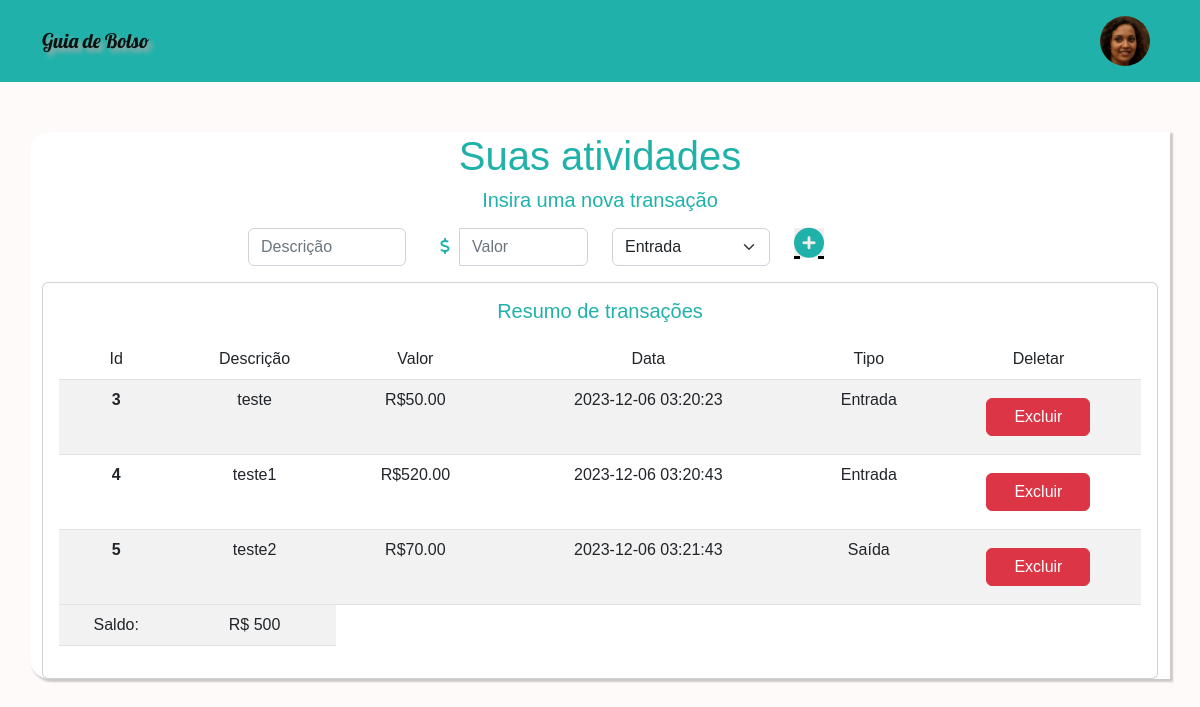
The page /transacoes.php (signed in) on the database its author committed.
### tables this page shows
CREATE TABLE `transacoes` (
  `Id` int(11) NOT NULL,
  `Descricao` varchar(100) NOT NULL,
  `Valor` double(10,2) NOT NULL,
  `Tipo_Transacao` int(11) NOT NULL,
  `Exibe` tinyint(4) NOT NULL DEFAULT 1,
  `Data` timestamp NOT NULL DEFAULT current_timestamp(),
  `Id_Usuario` int(11) DEFAULT NULL
);

CREATE TABLE `tipo_transacao` (
  `Id` int(11) NOT NULL,
  `Descricao` varchar(100) NOT NULL
);

### transacoes.php (the view, shortened to what this page needs)
<?php
$nome = $_SESSION["Nome"];
$id = $_SESSION["Id"];
$db = require_once("./scripts/dbConnection.php");
$query = "SELECT (Select SUM(Valor) from Transacoes WHERE Tipo_Transacao = 1 AND Id_Usuario = $id) as Entradas, (Select SUM(Valor) from Transacoes WHERE Tipo_Transacao = 2 AND Id_Usuario = $id) as Saidas,
t.Id,
t.Descricao,
t.Data,
t.Valor,
tt.Descricao as Tipo
FROM
Transacoes t
LEFT JOIN Tipo_Transacao tt on(tt.Id = t.Tipo_Transacao)
WHERE Id_Usuario = $id
AND Exibe = 1;";
$transacoes = mysqli_fetch_all($db->query($query), 1);
?>
<!DOCTYPE html>
<html lang="ptbr">
<head>
    <link href="libs/fontawesome-free-6.5.1-web/css/fontawesome.css" rel="stylesheet">
    <link href="libs/fontawesome-free-6.5.1-web/css/brands.css" rel="stylesheet">
    <link href="libs/fontawesome-free-6.5.1-web/css/solid.css" rel="stylesheet">
    <link rel="stylesheet" href="css/estilo.css">
    <link rel="stylesheet" href="./libs/bootstrap/css/bootstrap.min.css" />
    <link rel="stylesheet" href="https://cdn.jsdelivr.net/npm/bootstrap-icons@1.8.2/font/bootstrap-icons.css" />
</head>
<body class="logado">
    <nav class="navbar navbar-expand-lg " aria-label="Eighth navbar example">
        <div class="container">
            <a class="navbar-brand" href="#">Guia de Bolso</a>
            <div class="navbar-nav ml-auto">
                <div class="nav-item dropdown show">
                    <a href="#" data-toggle="dropdown" class="nav-link  user-action" aria-expanded="true"><img src="./img/user.jfif" class="text-light" alt="Avatar"> <?php echo $nome ?></a>
                </div>
            </div>
        </div>
    </nav>
    <div class="container recepcao">
        <header>
            <h1 class="text-center">Suas atividades</h1>
        </header>
        <form method="POST" action="./scripts/novatransacao.php">
            <div class="" style="width: 100%; margin-bottom:8px ;">
                <div class="">
                    <h5 class="card-title">Insira uma nova transação</h5>
                    <p class="card-text">
                    <div class="row">
                        <div class="col">
                            <input class="form-control" required id="descricao" name="descricao" type="text" placeholder="Descrição">
                        </div>
                        <div class="col">
                            <div class="input-group">
                                <i class="fa-solid fa-dollar-sign"></i>
                                <input class="form-control" required id="valor" name="valor" type="number" step="0.01" placeholder="Valor">
                            </div>
                        </div>
                        <div class="col">
                            <select class="form-select" name="tipo" id="tipo" required>
                                <option value="1">Entrada</option>
                            </select>
                        </div>
                        <div class="col">
                            <button class="btn-plus btn-link p-0" type="submit">
                                <i class="fa-solid fa-circle-plus" ></i>
                            </button>
                        </div>
                    </div>
                    </p>
                </div>
            </div>
        </form>
        <?php
        if (!$transacoes) {
            echo "
        <p>
        Nenhuma Transação cadastrada!
        </p>";
        } else {
            echo "
            <div class='card' style='width: 100%;'>
        <div class='card-body'>
            <h5 class='card-title'>Resumo de transações </h5>
            <p class='card-text'>
        <table class='table  table-striped'>
            <thead>
                <tr>
                    <td>Id</id>
                    <td>Descrição</td>
                    <td>Valor</td>
                    <td>Data</td>
                    <td>Tipo</td>
                    <td>Deletar</td>
                </tr>
            </thead>
            <tbody>";
            foreach ($transacoes as $transacao) {
                echo "
                        <tr>
                        <th scrope='row'>$transacao[Id]</th>
                        <td>$transacao[Descricao]</td>
                        <td>R$$transacao[Valor]</td>
                        <td>$transacao[Data]</td>
                        <td>$transacao[Tipo]</td>
                        <td><input type='button' class='btn btn-danger' value='Excluir' onclick='teste($transacao[Id])'/></td>
                        </tr>
                        ";
            }
            echo "</tbody>";
            $saldo = floatval($transacao['Entradas'] - $transacao['Saidas']);
            echo
            "<tfooter>
                    <tr>
                    <td>Saldo:</td>
                    <td>R$ $saldo</td>
                    </tr>
                    </tfooter>
                    </p>
                </div>
                </div>
                    ";
        }
        ?>
    </div>
</body>
</html>

### css/estilo.css (style rules this page uses)
* { margin: 0px; padding: 0px; }
body { height: 100vh; font-family: Arial, Helvetica, sans-serif; background: #fffafa; display: flex; justify-content: center; align-items: center; }
.logado { height: auto; width: 100%; font-family: Arial, Helvetica, sans-serif; background: #fffafa; display: flex; flex-direction: column; }
.recepcao { display: flex; height: 100%; flex-direction: column; justify-content: center; align-items: center; width: 70%; margin: auto; text-align: center; border-radius: 20px 0px 0px 20px; color: lightseagreen; background-color: #ffffff; box-shadow: 2px 2px 2px 1px rgba(0, 0, 0, 0.2); }
.navbar { background-color: lightseagreen; width: 100%; margin-bottom: 50px; }
.navbar-brand { font-family: 'Lobster', serif; text-shadow: 4px 4px 4px #aaa; font-size: 10em; }
.card { justify-content: flex-start; }
.text-light { width: 50px; height: 50px; border-radius: 100px; }
img { width: 18em; align-self: center; image-orientation: from-image; }
.col { padding: 0; align-self:stretch; }
.btn { text-align: center; align-self: center; width: 55%; margin: 10px; background-color: lightseagreen; border: 0; }
.btn-plus { border: 0; margin: 0; padding: 0; display: flex; }
.fa-circle-plus { font-size: 30px; }
.fa-solid { color: lightseagreen; }
.fa-dollar-sign { padding: 10px; }

### rows shown on the page
transacoes: Id "3", Descricao "teste", Valor "50.00", Data "2023-12-06 03:20:23", Tipo_Transacao.Descricao "Entrada"
transacoes: Id "4", Descricao "teste1", Valor "520.00", Data "2023-12-06 03:20:43", Tipo_Transacao.Descricao "Entrada"
transacoes: Id "5", Descricao "teste2", Valor "70.00", Data "2023-12-06 03:21:43", Tipo_Transacao.Descricao "Saída"

### other values the page prints
$saldo "500"
